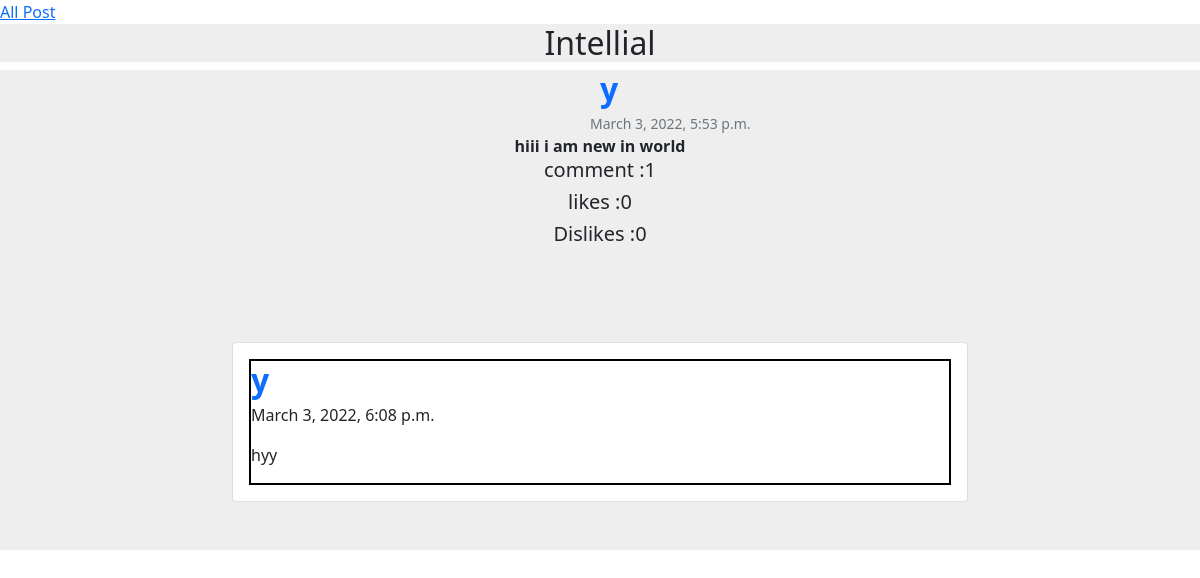
The app's page /post_with_comment/37/, older data.
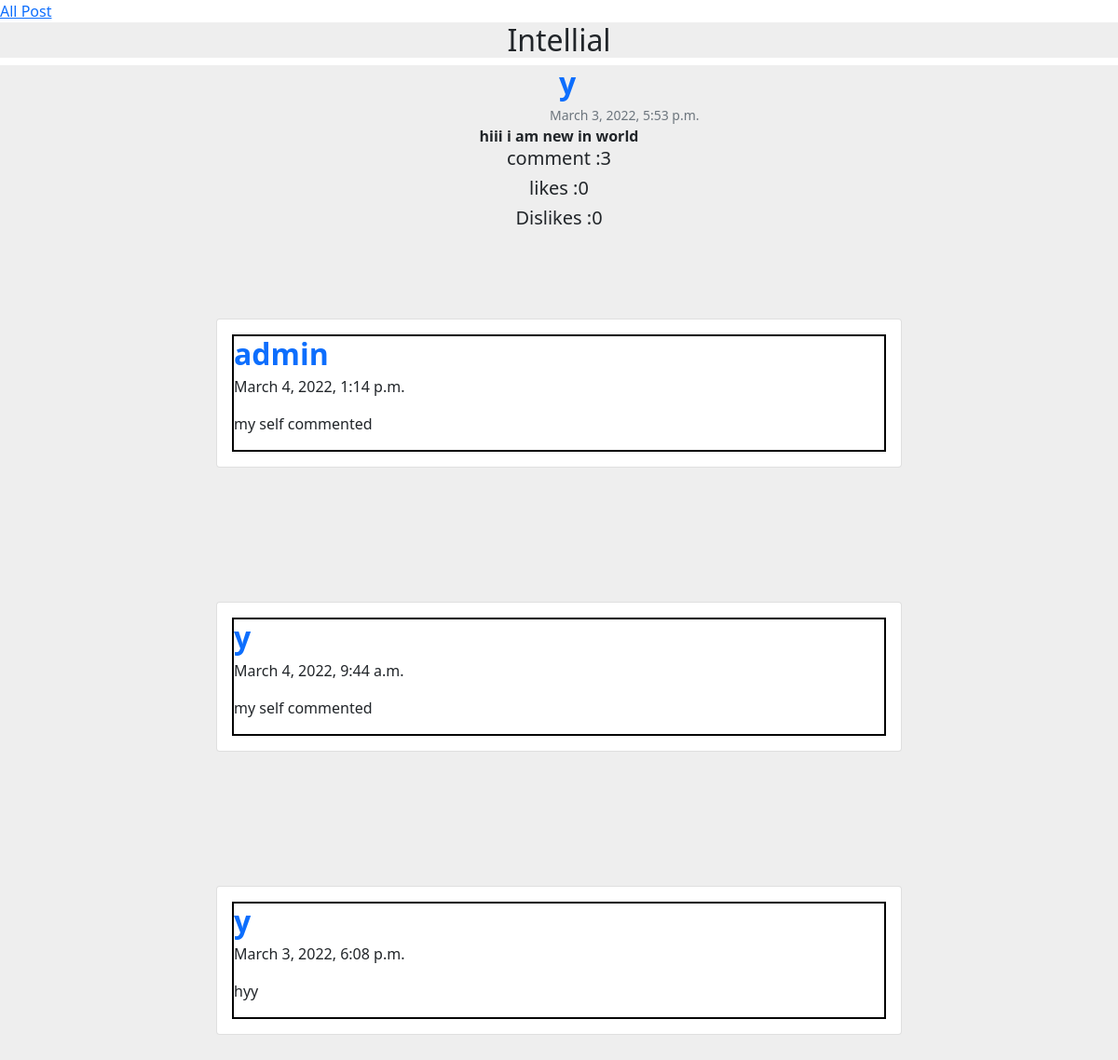
The same page, newer data.
### post_app/models.py (models this page shows, shortened)
class Post(models.Model):
    user = models.ForeignKey(User,on_delete=models.CASCADE)
    post_message = models.TextField(max_length=100)
    created = models.DateTimeField(auto_now_add=True)
    def __str__(self):
        return self.post_message

class Comment(models.Model):
    user = models.ForeignKey(User,on_delete=models.CASCADE)
    post = models.ForeignKey(Post,on_delete=models.CASCADE)
    comment = models.CharField(max_length=100)
    created = models.DateTimeField(auto_now_add=True)

### post_app/views.py (the view)
# urls.py: path('post_with_comment/<int:id>/',post_with_comment,name='post_with_comment'),
def post_with_comment(request,id):
    post = Post.objects.get(id=id)
    comment = Comment.objects.filter(post=post).order_by("-created")
    number_of_comment = comment.count()
    like = Like.objects.filter(post=post)
    number_of_like =like.count()
    dislike = Dislike.objects.filter(post=post)
    number_of_dislike = dislike.count()
    return render(request,'comment_page.html',{'comment':comment,'post':post,'number_of_comment':number_of_comment,"number_of_like":number_of_like,"number_of_dislike":number_of_dislike})

### post_app/templates/comment_page.html (shortened to what this page needs)
<!DOCTYPE html>
<html lang="en">
<head>
    <link href="https://cdn.jsdelivr.net/npm/bootstrap@5.1.3/dist/css/bootstrap.min.css" rel="stylesheet"
>
</head>
<body>
    <a href="{% url 'post_listing' %}">All Post</a>
    <center>
        <div>
            <h2 style="background-color: #eee;">Intellial</h2>
        </div>
    </center>
    <section style="background-color: #eee;">
        <center>
            <div class="d-flex flex-start align-items-center">
                <div>
                    <h2 class="fw-bold text-primary mb-1 d-flex" style="margin-left: 600px;">{{post.user}}</h2>
                    <p class="text-muted small mb-0" style="margin-left: 590px;">
                        {{post.created}}
                    </p>
                </div>
            </div>
            <p class="fw-bold  mb-0">
                {{post}}
            </p>
            <div>
                <h5>comment :{{number_of_comment}}</h5>
                <h5>likes :{{number_of_like}}</h5>
                <h5>Dislikes :{{number_of_dislike}}</h5>
            </div>
        </center>
        {% for i in comment %}
        <div class="container my-5 py-5">
            <div class="row d-flex justify-content-center">
                <div class="col-md-12 col-lg-10 col-xl-8">
                    <div class="card">
                        <div class="card-body">
                            <div style="border: 2px solid black;">
                                <h2 class="fw-bold text-primary mb-1">{{i.user}}</h2>
                                <p>{{i.created}}</p>
                                <p>{{i.comment}}</p>
                            </div>
                        </div>
                    </div>
                </div>
            </div>
        </div>
        {% endfor %}
    </section>
</body>
</html>

Row changes from the older to the newer data that the page shows:
added Comment: user "admin", created "March 4, 2022, 1:14 p.m.", comment "my self commented"
added Comment: user "y", created "March 4, 2022, 9:44 a.m.", comment "my self commented"
Text that changed along with them:
{{ number_of_comment }}: "1" → "3"
